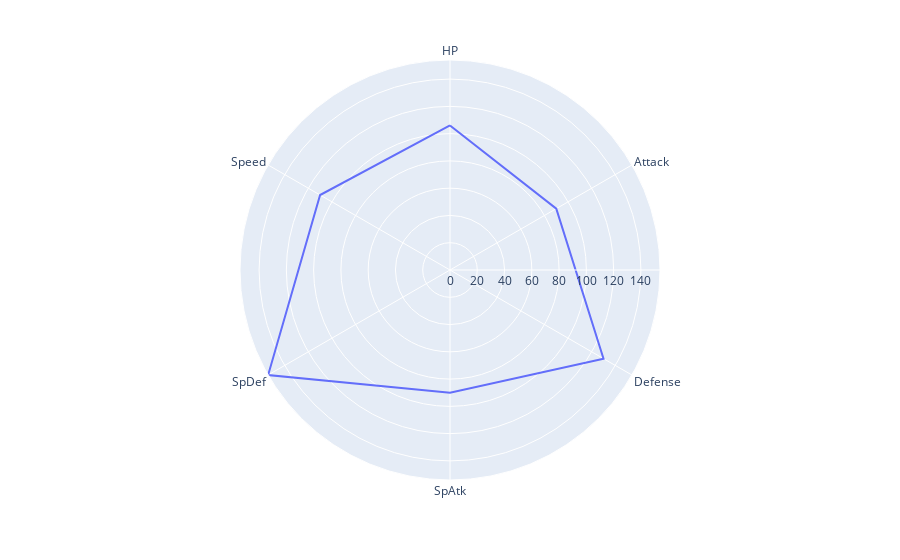

The code cell stored with this chart in its notebook:
### Code cell
fig = px.line_polar(r=values_list, theta=keys_list, line_close=True)
fig.show()

### Figure 1 — Plotly figure (JSON) as saved in the notebook; plotly's stock layout.template omitted (floating-point values rounded to 4 significant figures)
{"data": [{"hovertemplate": "r=%{r}<br>theta=%{theta}<extra></extra>", "legendgroup": "", "line": {"color": "#636efa", "dash": "solid"}, "marker": {"symbol": "circle"}, "mode": "lines", "name": "", "r": [106, 90, 130, 90, 154, 110, 106], "showlegend": false, "subplot": "polar", "theta": ["HP", "Attack", "Defense", "SpAtk", "SpDef", "Speed", "HP"], "type": "scatterpolar"}], "layout": {"legend": {"tracegroupgap": 0}, "margin": {"t": 60}, "polar": {"angularaxis": {"direction": "clockwise", "rotation": 90}, "domain": {"x": [0, 1], "y": [0, 1]}}}}
